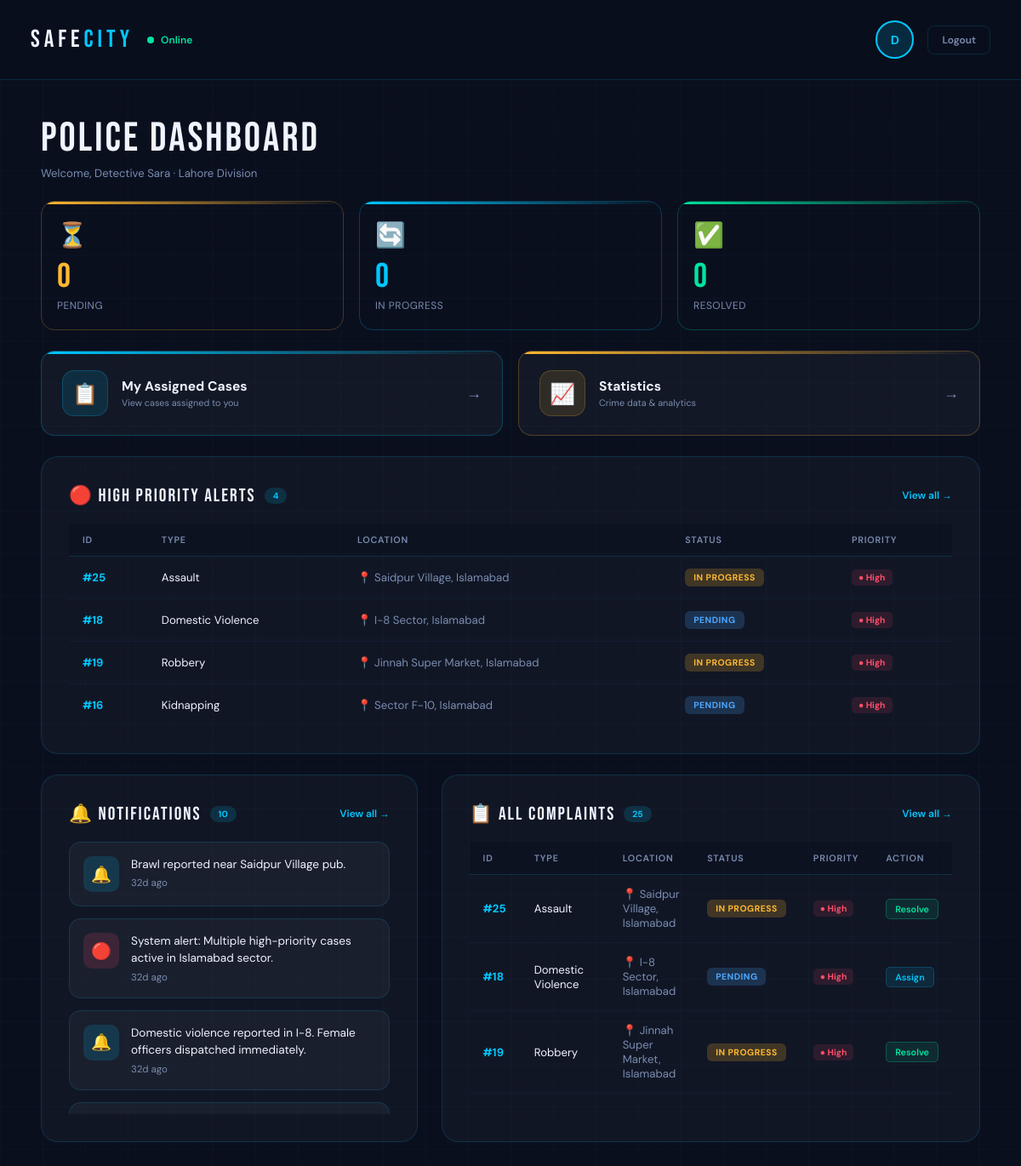
The app's page /police_dashboard (signed in), older data.
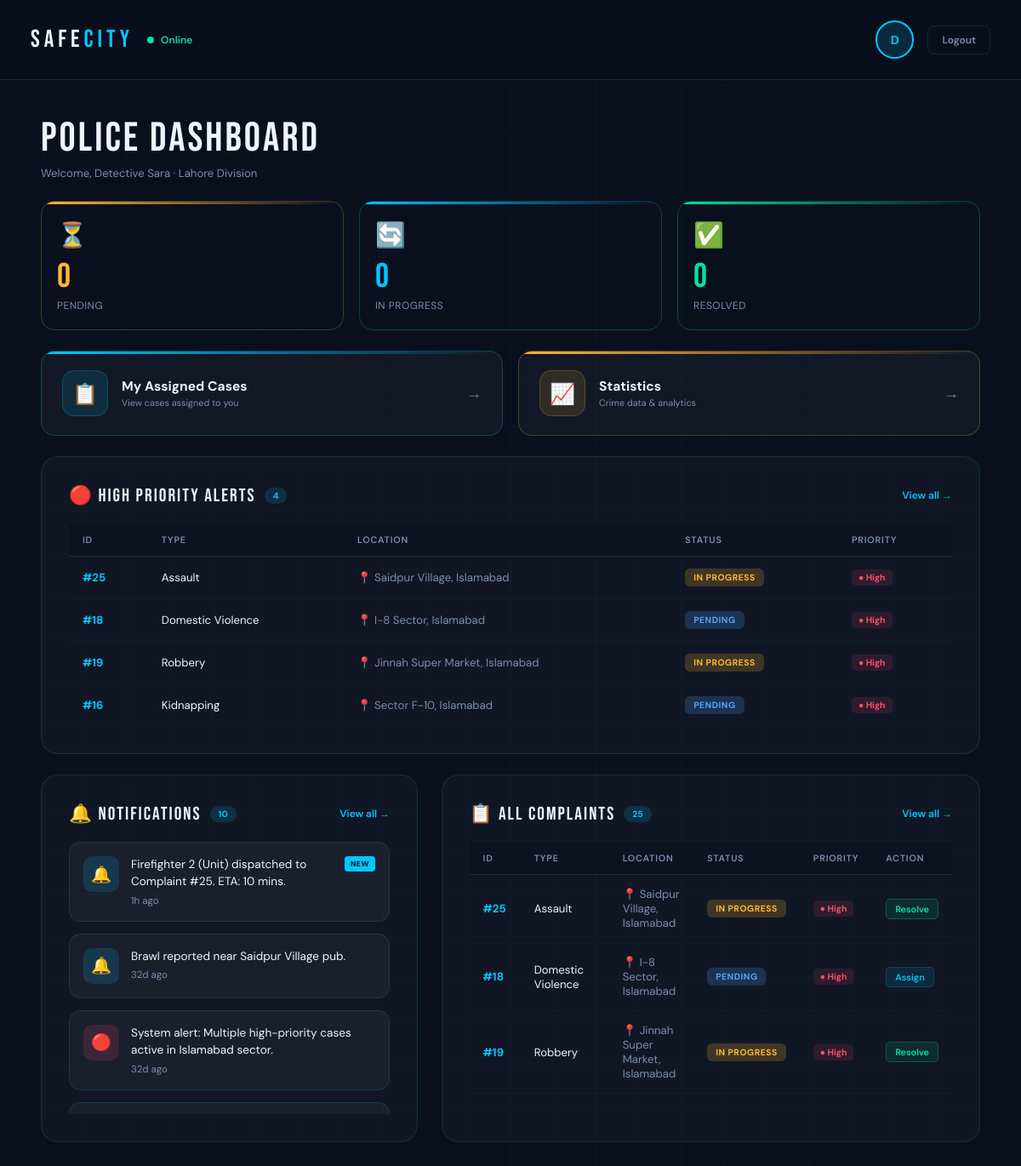
The same page, newer data.
### tables this page shows
CREATE TABLE Cases (
    case_id INTEGER PRIMARY KEY AUTOINCREMENT,
    complaint_id INTEGER UNIQUE,
    assigned_police_id INTEGER,
    assigned_detective_id INTEGER,
    assigned_volunteer_id INTEGER,
    priority TEXT DEFAULT 'Medium' CHECK(priority IN ('High','Medium','Low')),
    notes TEXT,
    last_updated DATETIME DEFAULT CURRENT_TIMESTAMP,

    FOREIGN KEY (complaint_id) REFERENCES Complaints(complaint_id),
    FOREIGN KEY (assigned_police_id) REFERENCES AuthorizedPersonnel(personnel_id),
    FOREIGN KEY (assigned_detective_id) REFERENCES AuthorizedPersonnel(personnel_id),
    FOREIGN KEY (assigned_volunteer_id) REFERENCES AuthorizedPersonnel(personnel_id)
);

CREATE TABLE Complaints (
    complaint_id INTEGER PRIMARY KEY AUTOINCREMENT,
    user_id INTEGER,
    category_id INTEGER,
    description TEXT NOT NULL,
    location TEXT NOT NULL,
    status TEXT DEFAULT 'Pending' CHECK(status IN ('Pending','In Progress','Resolved')),
    created_at DATETIME DEFAULT CURRENT_TIMESTAMP,

    FOREIGN KEY (user_id) REFERENCES Citizens(citizen_id),
    FOREIGN KEY (category_id) REFERENCES CrimeCategories(category_id)
);

CREATE TABLE CrimeCategories (
    category_id INTEGER PRIMARY KEY AUTOINCREMENT,
    name TEXT UNIQUE NOT NULL
);

CREATE TABLE Notifications (
    notification_id INTEGER PRIMARY KEY AUTOINCREMENT,
    message TEXT NOT NULL,
    created_at DATETIME DEFAULT CURRENT_TIMESTAMP
);

### app.py (the view)
@app.route('/police_dashboard')
def police_dashboard():
    if 'user_id' not in session:
        return redirect(url_for('login'))
    conn = get_db_connection()
    pending = conn.execute('''
        SELECT COUNT(*) FROM Complaints c
        JOIN Cases cs ON c.complaint_id = cs.complaint_id
        WHERE cs.assigned_police_id = ? AND c.status = 'Pending'
    ''', (session.get('user_id'),)).fetchone()[0]
    in_progress = conn.execute('''
        SELECT COUNT(*) FROM Complaints c
        JOIN Cases cs ON c.complaint_id = cs.complaint_id
        WHERE cs.assigned_police_id = ? AND c.status = 'In Progress'
    ''', (session.get('user_id'),)).fetchone()[0]
    resolved = conn.execute('''
        SELECT COUNT(*) FROM Complaints c
        JOIN Cases cs ON c.complaint_id = cs.complaint_id
        WHERE cs.assigned_police_id = ? AND c.status = 'Resolved'
    ''', (session.get('user_id'),)).fetchone()[0]
    high_priority = conn.execute("""
        SELECT  c.complaint_id,
                cc.name            AS category,
                c.description,
                c.location,
                c.status,
                cs.priority,
                cs.assigned_police_id
        FROM    Complaints c
        JOIN    Cases cs  ON c.complaint_id = cs.complaint_id
        JOIN    CrimeCategories cc ON c.category_id = cc.category_id
        WHERE   cs.priority = 'High'
        ORDER   BY c.created_at DESC
        LIMIT   4
    """).fetchall()
    all_complaints = conn.execute("""
        SELECT  c.complaint_id,
                cc.name                        AS category,
                c.location,
                c.status,
                COALESCE(cs.priority, 'Medium') AS priority
        FROM    Complaints c
        LEFT JOIN Cases cs  ON c.complaint_id = cs.complaint_id
        JOIN    CrimeCategories cc ON c.category_id = cc.category_id
        ORDER   BY c.created_at DESC
    """).fetchall()
    notifications_raw = conn.execute("""
        SELECT message, created_at
        FROM Notifications
        ORDER BY created_at DESC
        LIMIT 10
    """).fetchall()
    conn.close()
    now = datetime.utcnow()
    notifications = []
    for n in notifications_raw:
        dt = datetime.strptime(n['created_at'], '%Y-%m-%d %H:%M:%S')
        notifications.append({
            'message': n['message'],
            'time_ago': time_ago(n['created_at']),
            'is_new': (now - dt).total_seconds() / 3600 < 24
        })
    return render_template(
        'police_dashboard.html',
        pending=pending,
        in_progress=in_progress,
        resolved=resolved,
        high_priority=high_priority,
        all_complaints=all_complaints,
        notifications=notifications,
    )

### app.py (called while the page is built)
def get_db_connection():
    conn = sqlite3.connect(DATABASE, timeout=10)
    conn.row_factory = sqlite3.Row
    return conn

def time_ago(dt_str):
    if not dt_str:
        return ''
    dt = datetime.strptime(dt_str, '%Y-%m-%d %H:%M:%S')
    now = datetime.utcnow()
    diff = now - dt
    minutes = int(diff.total_seconds() // 60)
    if minutes < 1:
        return 'Just now'
    elif minutes < 60:
        return f'{minutes}m ago'
    elif minutes < 1440:
        return f'{minutes // 60}h ago'
    else:
        return f'{minutes // 1440}d ago'

### templates/police_dashboard.html (shortened to what the changed rows need)
<!DOCTYPE html>
<html lang="en">
<head>
</head>
<body>
  <div class="app-container">
    <div class="app-content">
      <div class="content">
        <div class="section-card">
          {% if high_priority %}
          <div class="table-wrap">
            <table class="data-table">
              <thead>
                <tr>
                  <th>ID</th>
                  <th>Type</th>
                  <th>Location</th>
                  <th>Status</th>
                  <th>Priority</th>
                </tr>
              </thead>
              <tbody>
                {% for hp in high_priority %}
                <tr>
                  <td class="td-id">#{{ hp['complaint_id'] }}</td>
                  <td>{{ hp['category'] }}</td>
                  <td style="color:var(--muted)">📍 {{ hp['location'] }}</td>
                  <td>
                    {% if hp['status'] == 'Pending' %}
                      <span class="sp sp-new">Pending</span>
                    {% elif hp['status'] == 'In Progress' %}
                      <span class="sp sp-progress">In Progress</span>
                    {% else %}
                      <span class="sp sp-resolved">Resolved</span>
                    {% endif %}
                  </td>
                  <td><span class="pr pr-high">● High</span></td>
                </tr>
                {% endfor %}
              </tbody>
            </table>
          </div>
          {% else %}
          <div class="empty-state">
            <div class="empty-icon">🟢</div>
            No high priority alerts right now
          </div>
          {% endif %}
        </div>
        <div class="dashboard-grid">
          <div class="section-card">
            <div class="notif-list">
              {% for n in notifications %}
              <div class="notif-card">
                <div class="notif-icon {% if 'assigned' in n.message|lower %}ni-person{% elif 'resolved' in n.message|lower %}ni-check{% elif 'high' in n.message|lower %}ni-alert{% else %}ni-bell{% endif %}">
                  {% if 'assigned' in n.message|lower %}👤{% elif 'resolved' in n.message|lower %}✓{% elif 'high' in n.message|lower %}🔴{% else %}🔔{% endif %}
                </div>
                <div class="notif-body">
                  <div class="notif-top">
                    <div class="notif-text">{{ n['message'] | replace('\n', '<br>') | safe }}</div>
                    {% if n['is_new'] %}
                    <span class="new-badge">NEW</span>
                    {% endif %}
                  </div>
                  <div class="notif-time">{{ n['time_ago'] }}</div>
                </div>
              </div>
              {% else %}
              <div class="empty-state">
                <div class="empty-icon">🔔</div>
                No notifications
              </div>
              {% endfor %}
            </div>
          </div>
          <div class="section-card">
            {% if all_complaints %}
            <div class="table-wrap">
              <table class="data-table">
                <thead>
                  <tr>
                    <th>ID</th>
                    <th>Type</th>
                    <th>Location</th>
                    <th>Status</th>
                    <th>Priority</th>
                    <th>Action</th>
                  </tr>
                </thead>
                <tbody>
                  {% for c in all_complaints %}
                  <tr>
                    <td class="td-id">#{{ c['complaint_id'] }}</td>
                    <td>{{ c['category'] }}</td>
                    <td style="color:var(--muted)">📍 {{ c['location'] }}</td>
                    <td>
                      {% if c['status'] == 'Pending' %}
                        <span class="sp sp-new">Pending</span>
                      {% elif c['status'] == 'In Progress' %}
                        <span class="sp sp-progress">In Progress</span>
                      {% else %}
                        <span class="sp sp-resolved">Resolved</span>
                      {% endif %}
                    </td>
                    <td>
                      {% if c['priority'] == 'High' %}
                        <span class="pr pr-high">● High</span>
                      {% elif c['priority'] == 'Medium' %}
                        <span class="pr pr-med">● Med</span>
                      {% else %}
                        <span class="pr pr-low">● Low</span>
                      {% endif %}
                    </td>
                    <td style="white-space:nowrap">
                      {% if c['status'] == 'Pending' %}
                        <form method="POST" action="/assign_case/{{ c['complaint_id'] }}" class="inline-form">
                          <button type="submit" class="tbl-btn tbl-btn-assign">Assign</button>
                        </form>
                      {% elif c['status'] == 'In Progress' %}
                        <form method="POST" action="/resolve_case/{{ c['complaint_id'] }}" class="inline-form">
                          <button type="submit" class="tbl-btn tbl-btn-resolve">Resolve</button>
                        </form>
                      {% else %}
                        <a href="/case_tracking" class="tbl-btn tbl-btn-view">View</a>
                      {% endif %}
                    </td>
                  </tr>
                  {% endfor %}
                </tbody>
              </table>
            </div>
            {% else %}
            <div class="empty-state">
              <div class="empty-icon">📋</div>
              No complaints filed yet
            </div>
            {% endif %}
          </div>
        </div>
      </div>
    </div>
  </div>
</body>
</html>

Row changes from the older to the newer data that the page shows:
no longer on this page (row unchanged): Notifications: message "Domestic violence reported in I-8. Female officers dispatched immediately.", time_ago "32d ago"
added Notifications: message "Firefighter 2 (Unit) dispatched to Complaint #25. ETA: 10 mins.", shows "NEW", time_ago "1h ago"
